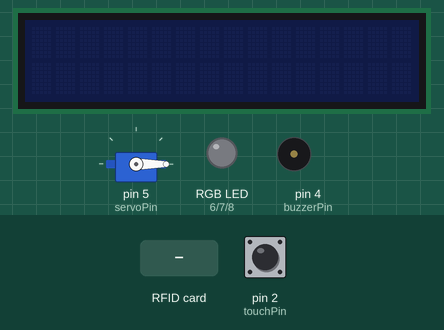
This sketch was run on a simulated Arduino Uno, built with avr-gcc and run on an emulated ATmega328P. Shown: servo, 16×2 character LCD, an RGB LED mixed from three pins (HIGH = lit), buzzer (waves = sounding). The test bench sets the inputs (shaded band); at power-on: pin 2 (touchPin) LOW. Pins used as bus, display or sensor lines are not drawn; what the sketch prints to the serial monitor is not drawn.

Above: at 1.3 s.
1.4 s: pin 2 (touchPin) pulled HIGH for 0.15 s
At 2.6 s:
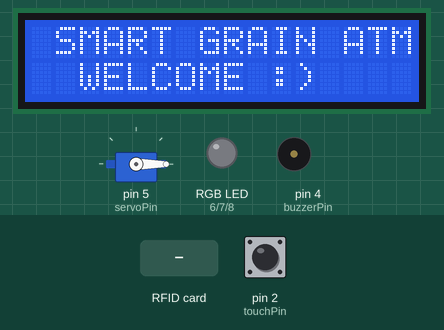
4.5 s: RFID card 73 E2 45 FB held to the reader
At 7.5 s:
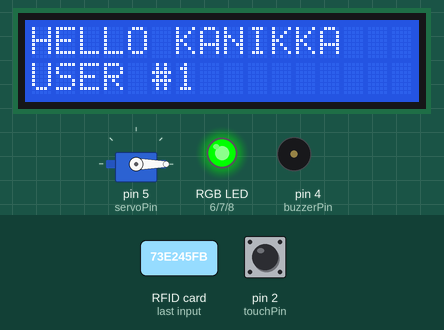
13.5 s: RFID card 5E 7A 19 C4 held to the reader
16.5 s: RFID card 53 9C 41 FB held to the reader
At 24.0 s:
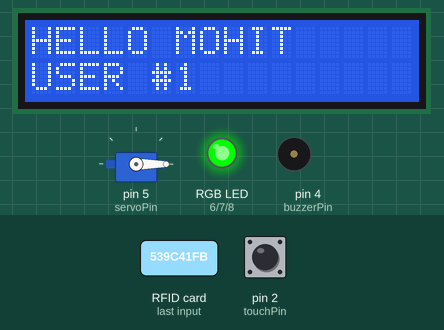
Timing chart, 0 to 37.9 s (numbered marks = the images above; inputs shaded):
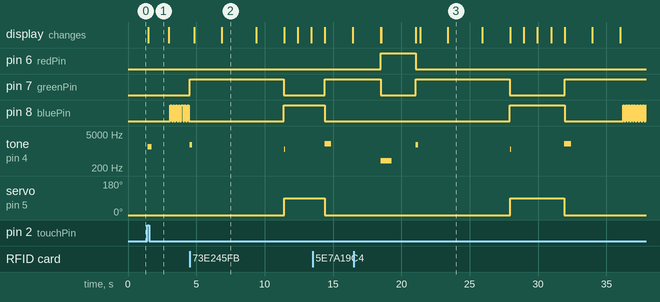

Measured:
- after the input at 1.4 s, pin 8 (bluePin): alternates HIGH for 0.10 s and LOW for 0.10 s, starting after 1.7 s; tone on pin 4 (buzzerPin): silent → 1500 Hz at once, → silent 0.30 s later; the display: changes after 0.06 s (image 1)
- after the input at 4.5 s, pin 7 (greenPin): LOW → HIGH at once, → LOW 6.9 s later; tone on pin 4 (buzzerPin): silent → 1800 Hz at once, → silent 0.20 s later, → 1200 Hz 6.7 s later, → silent 0.10 s later; servo on pin 5 (servoPin): 0° → 90° after 6.9 s; the display: first changes after 0.34 s (image 2 shows a later state)
- after the input at 16.5 s, servo on pin 5 (servoPin): 0° → 90° after 11.5 s, → 0° 4.0 s later; the display: first differs from a run without the input after 4.9 s (image 3 shows a later state)
- what the display in image 2 shows lasts 2.5 s, from 6.9 s to 9.4 s

The sketch:

Main_source_code_.ino
```cpp
#include <SPI.h>
#include <MFRC522.h>
#include <Servo.h>
#include <Wire.h>
#include <LiquidCrystal_I2C.h>

// RFID pins
#define RST_PIN 9
#define SS_PIN 10
MFRC522 mfrc522(SS_PIN, RST_PIN);

// Devices & pins
const int touchPin = 2;
const int buzzerPin = 4;
const int servoPin = 5;
const int redPin = 6;
const int greenPin = 7;
const int bluePin = 8;

Servo myServo;
LiquidCrystal_I2C lcd(0x27, 16, 2); // Single LCD

// Timeouts
const unsigned long AUTO_OFF_MS = 2UL * 60UL * 1000UL; // 2 minutes
unsigned long lastActivity = 0;
bool systemOn = false;
bool dispensing = false;
unsigned long dispenseStartTime = 0;
int dispenseSeconds = 0;
unsigned long lastBlink = 0;
bool blinkState = false;

// ONLY 2 CARDS - Premium Users
struct User {
  byte uid[4];
  const char* name;
  int grams;
  int seconds;
  int usageCount;
};

User users[] = {
  {{0x73, 0xE2, 0x45, 0xFB}, "KANIKKA", 100, 3, 0},  // Card 1
  {{0x53, 0x9C, 0x41, 0xFB}, "MOHIT", 150, 4, 0}     // Card 2
};

const int numUsers = 2;
byte uidSize = 4;
User* currentUser = nullptr;

void setup() {
  Serial.begin(9600);

  // Initialize pins
  pinMode(touchPin, INPUT);
  pinMode(buzzerPin, OUTPUT);
  pinMode(redPin, OUTPUT);
  pinMode(greenPin, OUTPUT);
  pinMode(bluePin, OUTPUT);

  // Initialize outputs - ALL OFF at startup
  digitalWrite(buzzerPin, LOW);
  rgbOff();

  // Initialize servo
  myServo.attach(servoPin);
  myServo.write(0); // Close position

  // Initialize LCD but TURN IT OFF initially
  lcd.init();
  lcd.noBacklight(); // SCREEN STARTS OFF

  // Initialize RFID
  SPI.begin();
  mfrc522.PCD_Init();

  Serial.println("PREMIUM GRAIN ATM - READY");
  Serial.println("SCREEN: OFF - Touch sensor to activate");
}

void loop() {
  // Handle blue LED blinking when system is ON
  if (systemOn && !dispensing) {
    handleBlueBlink();
  }

  // Handle dispensing timer
  if (dispensing) {
    handleDispensing();
    return;
  }

  // Touch sensor to start system - ONLY WAY TO ACTIVATE
  if (!systemOn) {
    if (digitalRead(touchPin) == HIGH) {
      delay(30); // Premium debounce
      if (digitalRead(touchPin) == HIGH) {
        activatePremiumSystem();
      }
    }
    return;
  }

  // Auto-off after 2 minutes inactivity
  if (millis() - lastActivity >= AUTO_OFF_MS) {
    premiumShutdown();
    return;
  }

  // RFID check
  if (mfrc522.PICC_IsNewCardPresent() && mfrc522.PICC_ReadCardSerial()) {
    lastActivity = millis();
    handlePremiumCardScan();
    mfrc522.PICC_HaltA();
    mfrc522.PCD_StopCrypto1();
  }
}

void handleBlueBlink() {
  // ULTRA FAST BLINKING - 100ms intervals
  if (millis() - lastBlink >= 100) {
    lastBlink = millis();
    blinkState = !blinkState;
    digitalWrite(bluePin, blinkState ? HIGH : LOW);
  }
}

void handlePremiumCardScan() {
  byte *uid = mfrc522.uid.uidByte;
  byte scanSize = mfrc522.uid.size;

  Serial.print("Premium Card Scan: ");
  for (byte i = 0; i < scanSize; i++) {
    Serial.print(uid[i] < 0x10 ? " 0" : " ");
    Serial.print(uid[i], HEX);
  }
  Serial.println();

  // Check against EXCLUSIVE 2 users only
  currentUser = nullptr;
  for (int i = 0; i < numUsers; i++) {
    if (compareUid(uid, scanSize, users[i].uid, uidSize)) {
      currentUser = &users[i];
      currentUser->usageCount++;
      Serial.print("ACCESS GRANTED: ");
      Serial.println(currentUser->name);
      break;
    }
  }

  if (currentUser != nullptr) {
    premiumAccessGranted();
  } else {
    premiumAccessDenied();
  }
}

void premiumAccessGranted() {
  // STOP BLINKING - Solid green for access
  digitalWrite(bluePin, LOW);
  rgbGreen();

  // Premium welcome sound
  tone(buzzerPin, 1800, 200);
  delay(300);

  // WELCOME SCREEN
  lcd.clear();
  lcd.print(" SMART GRAIN ATM");
  lcd.setCursor(0, 1);
  lcd.print("   WELCOME :)   ");
  delay(2000);

  // PERSONALIZED GREETING
  lcd.clear();
  lcd.print("HELLO ");
  lcd.print(currentUser->name);
  lcd.setCursor(0, 1);
  lcd.print("USER #");
  lcd.print(currentUser->usageCount);
  delay(2500);

  // TRANSACTION DETAILS
  lcd.clear();
  lcd.print("DISPENSING:");
  lcd.setCursor(0, 1);
  lcd.print(currentUser->grams);
  lcd.print("g IN ");
  lcd.print(currentUser->seconds);
  lcd.print("s");
  delay(2000);

  // START PREMIUM DISPENSING
  startPremiumDispensing();
}

void startPremiumDispensing() {
  dispensing = true;
  dispenseStartTime = millis();
  dispenseSeconds = currentUser->seconds;

  // SOLID BLUE during dispensing
  rgbBlue();

  lcd.clear();
  lcd.print("PROCESSING...");
  lcd.setCursor(0, 1);
  lcd.print("TIME: ");
  lcd.print(dispenseSeconds);
  lcd.print("s REMAINING");

  // Processing sound
  tone(buzzerPin, 1200, 100);
  myServo.write(90); // Open dispense
}

void handleDispensing() {
  unsigned long currentTime = millis();
  unsigned long elapsed = (currentTime - dispenseStartTime) / 1000;
  int remaining = dispenseSeconds - elapsed;

  // Update timer every second
  static unsigned long lastUpdate = 0;
  if (currentTime - lastUpdate >= 1000) {
    lastUpdate = currentTime;
    lcd.setCursor(6, 1);
    lcd.print("  ");
    lcd.setCursor(6, 1);
    lcd.print(remaining);
  }

  // Check if dispensing complete
  if (currentTime - dispenseStartTime >= dispenseSeconds * 1000UL) {
    finishPremiumDispensing();
  }
}

void finishPremiumDispensing() {
  dispensing = false;
  myServo.write(0); // Close dispense

  // SUCCESS SOUND
  tone(buzzerPin, 2000, 500);

  // THANK YOU SCREEN
  lcd.clear();
  lcd.print("  TRANSACTION");
  lcd.setCursor(0, 1);
  lcd.print("   COMPLETED!   ");
  rgbGreen();
  delay(2000);

  // COLLECTION MESSAGE
  lcd.clear();
  lcd.print(" PLEASE COLLECT");
  lcd.setCursor(0, 1);
  lcd.print("  YOUR GRAIN  ");
  delay(2000);

  // RETURN TO READY STATE
  lcd.clear();
  lcd.print(" SMART GRAIN ATM");
  lcd.setCursor(0, 1);
  lcd.print(" SCAN CARD -->  ");

  // RESTART ULTRA FAST BLINKING
  lastActivity = millis();
  lastBlink = millis();
  blinkState = true;
}

void premiumAccessDenied() {
  // ACCESS DENIED SEQUENCE
  rgbRed();

  // Error sound
  tone(buzzerPin, 400, 800);

  lcd.clear();
  lcd.print("  ACCESS DENIED");
  lcd.setCursor(0, 1);
  lcd.print("INVALID CARD :(");
  delay(2500);

  // RETURN TO READY
  lcd.clear();
  lcd.print(" SMART GRAIN ATM");
  lcd.setCursor(0, 1);
  lcd.print(" SCAN CARD -->  ");

  // RESTART ULTRA FAST BLINKING
  lastActivity = millis();
  lastBlink = millis();
  blinkState = true;
}

void activatePremiumSystem() {
  systemOn = true;
  lastActivity = millis();
  lastBlink = millis();
  blinkState = true;

  // TURN ON THE SCREEN!
  lcd.backlight();

  Serial.println("PREMIUM SYSTEM ACTIVATED - SCREEN ON");

  // Activation sound
  tone(buzzerPin, 1500, 300);

  // START ULTRA FAST BLINKING IMMEDIATELY
  lcd.clear();
  lcd.print(" SMART GRAIN ATM");
  lcd.setCursor(0, 1);
  lcd.print("  WELCOME :)    ");
  delay(1500);

  // READY FOR CARDS
  lcd.clear();
  lcd.print(" SMART GRAIN ATM");
  lcd.setCursor(0, 1);
  lcd.print(" SCAN CARD -->  ");

  Serial.println("ULTRA FAST BLINKING STARTED");
  Serial.println("READY FOR PREMIUM CARDS");
}

void premiumShutdown() {
  systemOn = false;
  dispensing = false;
  currentUser = nullptr;

  Serial.println("PREMIUM SHUTDOWN - 2min timeout");

  // Shutdown sound
  tone(buzzerPin, 800, 200);

  // SHUTDOWN MESSAGE
  lcd.clear();
  lcd.print("  SYSTEM SLEEP");
  lcd.setCursor(0, 1);
  lcd.print("  TOUCH TO WAKE ");
  delay(2000);

  // TURN OFF ALL LIGHTS AND SCREEN!
  rgbOff();
  lcd.noBacklight(); // TURN SCREEN OFF
  myServo.write(0);

  Serial.println("SCREEN: OFF - System in standby");
}

// ===== PREMIUM LED CONTROL =====
void rgbOff() {
  digitalWrite(redPin, LOW);
  digitalWrite(greenPin, LOW);
  digitalWrite(bluePin, LOW);
}

void rgbRed() {
  digitalWrite(redPin, HIGH);
  digitalWrite(greenPin, LOW);
  digitalWrite(bluePin, LOW);
}

void rgbGreen() {
  digitalWrite(redPin, LOW);
  digitalWrite(greenPin, HIGH);
  digitalWrite(bluePin, LOW);
}

void rgbBlue() {
  digitalWrite(redPin, LOW);
  digitalWrite(greenPin, LOW);
  digitalWrite(bluePin, HIGH);
}

// ===== SECURITY FUNCTION =====
bool compareUid(byte *a, byte aSize, byte *b, byte bSize) {
  if (aSize != bSize) return false;
  for (byte i = 0; i < aSize; i++) {
    if (a[i] != b[i]) return false;
  }
  return true;
}
```
